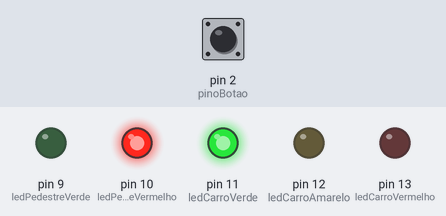
A sketch run on a simulated Arduino Uno, built with avr-gcc and run on an emulated ATmega328P. Parts: output pins drawn as LEDs (lit = HIGH). The inputs (shaded band) are chosen by the test bench; at power-on: pin 2 (pinoBotao) HIGH.

Above: at 1.2 s.
1.3 s: pin 2 (pinoBotao) pulled LOW for 0.15 s
At 1.6 s:
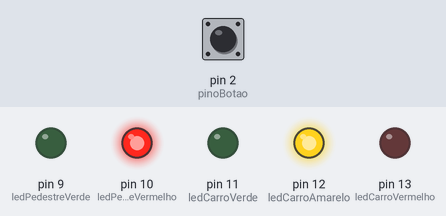
At 5.1 s:
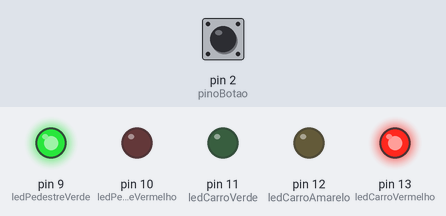
Timing chart, 0 to 14.3 s (numbered marks = the images above; inputs shaded):
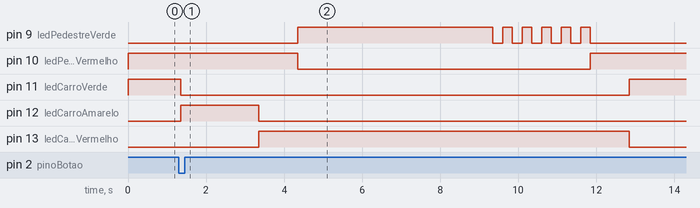

The sketch:

codigo4.ino
```cpp
int ledCarroVermelho = 13;
int ledCarroAmarelo = 12;
int ledCarroVerde = 11;
int ledPedestreVermelho = 10;
int ledPedestreVerde = 9;
int pinoBotao = 2;

void setup() {
pinMode(ledCarroVermelho, OUTPUT);
pinMode(ledCarroAmarelo, OUTPUT);
pinMode(ledCarroVerde, OUTPUT);
pinMode(ledPedestreVermelho, OUTPUT);
pinMode(ledPedestreVerde, OUTPUT);
pinMode(pinoBotao, INPUT_PULLUP);
}

void loop() {
digitalWrite(ledCarroVerde, HIGH);
digitalWrite(ledPedestreVermelho, HIGH);

if (digitalRead(pinoBotao) == LOW) {
delay(50);
digitalWrite(ledCarroVerde, LOW);
digitalWrite(ledCarroAmarelo, HIGH);
delay(2000);
digitalWrite(ledCarroAmarelo, LOW);
digitalWrite(ledCarroVermelho, HIGH);
delay(1000);
digitalWrite(ledPedestreVermelho, LOW);
digitalWrite(ledPedestreVerde, HIGH);
delay(5000);

for (int i = 0; i < 5; i++) {
digitalWrite(ledPedestreVerde, LOW);
delay(250);
digitalWrite(ledPedestreVerde, HIGH);
delay(250);
}

digitalWrite(ledPedestreVerde, LOW);
digitalWrite(ledPedestreVermelho, HIGH);
delay(1000);
digitalWrite(ledCarroVermelho, LOW);
}
}
```

Measured:
- after the input at 1.3 s, pin 9 (ledPedestreVerde): LOW → HIGH after 3.1 s, then repeats every 0.50 s: LOW 0.25 s, HIGH 0.25 s, until it stays LOW from 11.9 s; pin 10 (ledPedestreVermelho): HIGH → LOW after 3.1 s, → HIGH 7.5 s later
